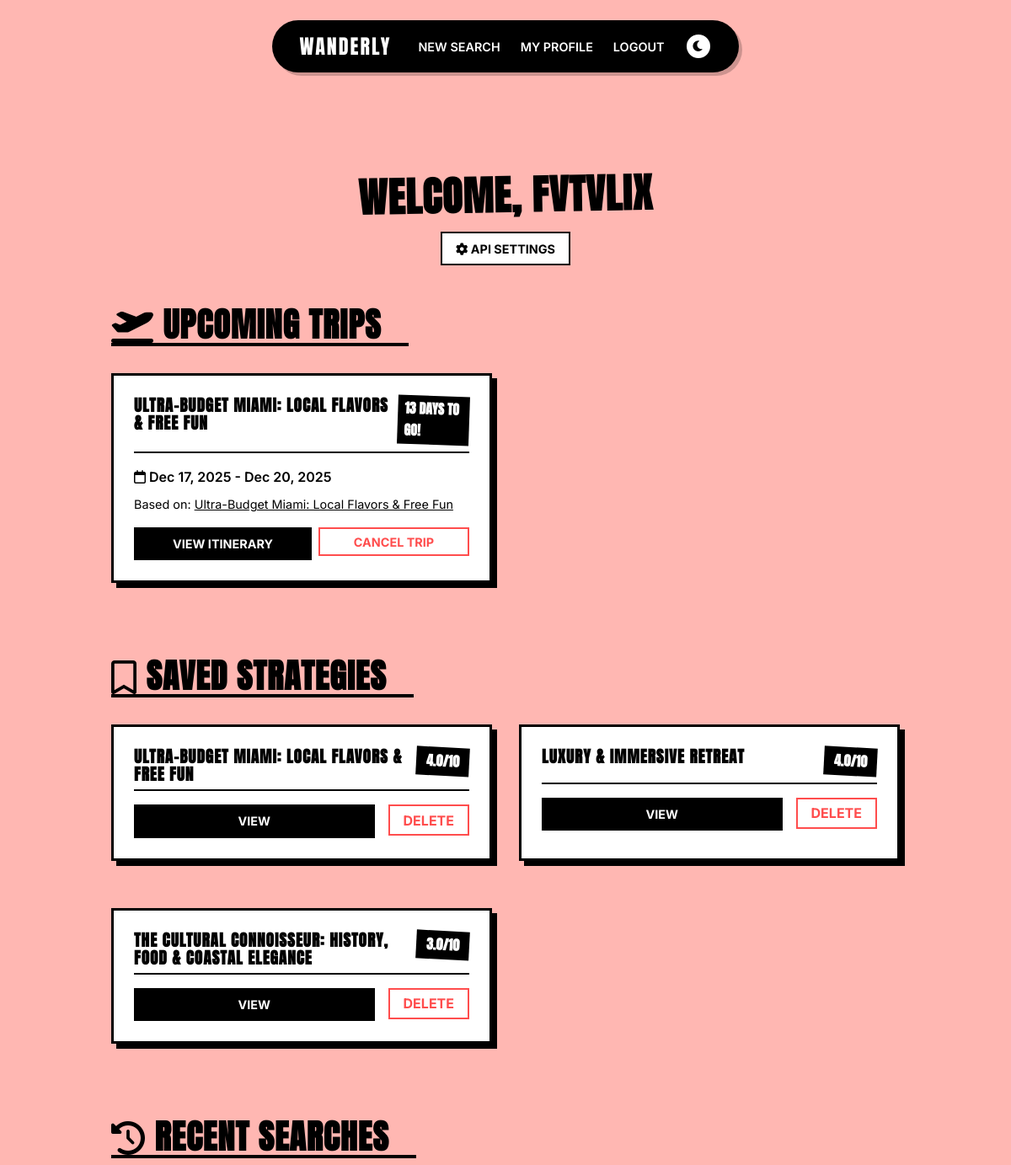
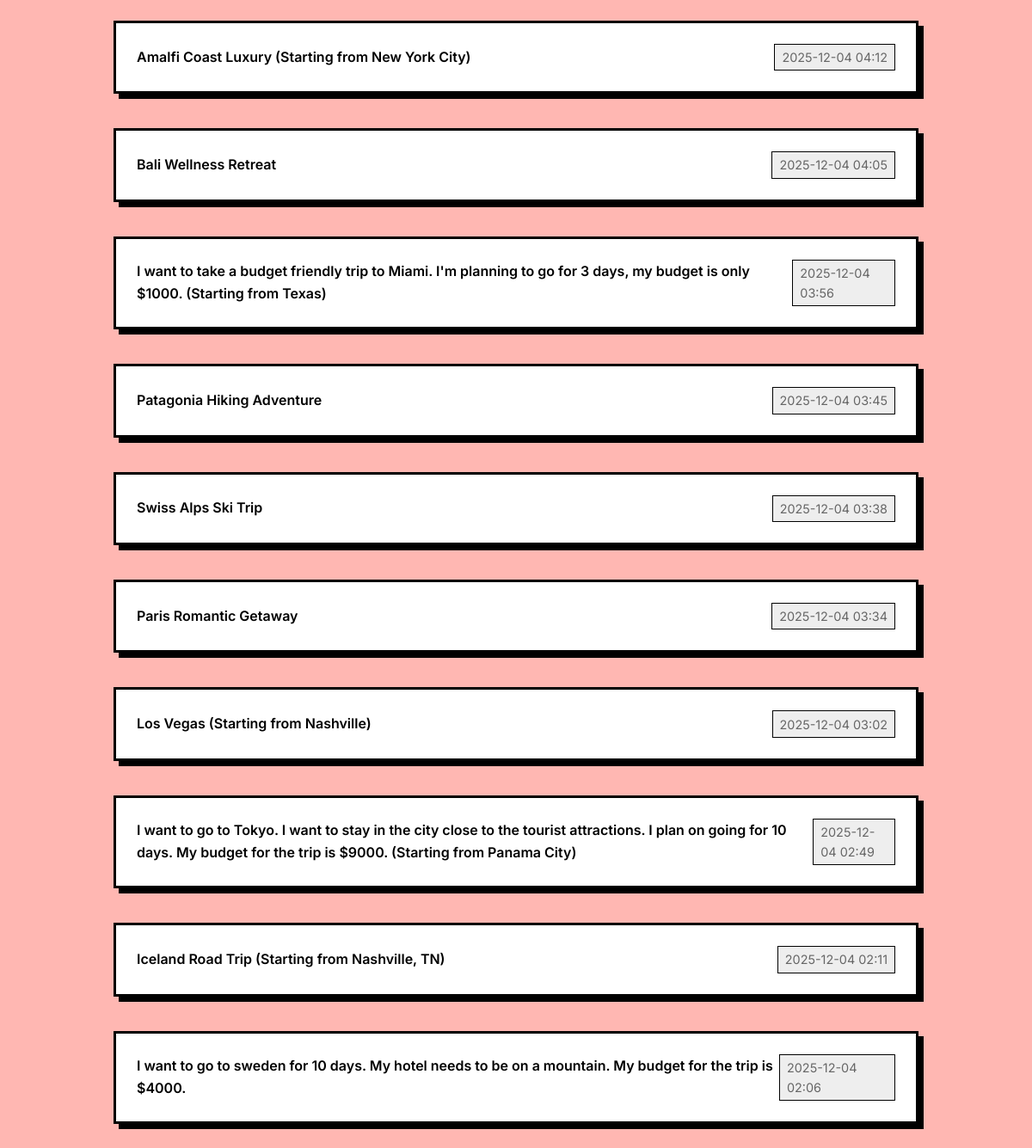
The app's page /profile (signed in) with its own data (2 pictures, top to bottom).
### app.py (models this page shows)
class User(UserMixin, db.Model):
    id = db.Column(db.Integer, primary_key=True)
    username = db.Column(db.String(150), unique=True, nullable=False)
    email = db.Column(db.String(150), unique=True, nullable=False)
    password = db.Column(db.String(150), nullable=False)
    openai_key = db.Column(db.String(200), nullable=True)
    anthropic_key = db.Column(db.String(200), nullable=True)
    gemini_key = db.Column(db.String(200), nullable=True)
    searches = db.relationship('SearchHistory', backref='author', lazy=True)
    saved_strategies = db.relationship('SavedStrategy', backref='author', lazy=True)
    trips = db.relationship('Trip', backref='author', lazy=True)

class Trip(db.Model):
    id = db.Column(db.Integer, primary_key=True)
    destination = db.Column(db.String(100), nullable=False)
    start_date = db.Column(db.DateTime, nullable=False)
    end_date = db.Column(db.DateTime, nullable=False)
    user_id = db.Column(db.Integer, db.ForeignKey('user.id'), nullable=False)
    strategy_id = db.Column(db.Integer, db.ForeignKey('saved_strategy.id'), nullable=True)

class SavedStrategy(db.Model):
    id = db.Column(db.Integer, primary_key=True)
    title = db.Column(db.String(200), nullable=False)
    content = db.Column(db.Text, nullable=False) # Stores JSON string of the full strategy details
    critique = db.Column(db.Text, nullable=True)
    score = db.Column(db.Float, nullable=True)
    user_id = db.Column(db.Integer, db.ForeignKey('user.id'), nullable=False)
    trips = db.relationship('Trip', backref='strategy', lazy=True)

class SearchHistory(db.Model):
    id = db.Column(db.Integer, primary_key=True)
    search_query = db.Column(db.Text, nullable=False)
    results = db.Column(db.Text, nullable=True) # Stores JSON string of search results
    timestamp = db.Column(db.DateTime, default=datetime.utcnow)
    user_id = db.Column(db.Integer, db.ForeignKey('user.id'), nullable=False)

### app.py (the view)
@app.route('/profile')
@login_required
def profile():
    history = SearchHistory.query.filter_by(user_id=current_user.id).order_by(SearchHistory.timestamp.desc()).limit(10).all()
    saved_raw = SavedStrategy.query.filter_by(user_id=current_user.id).all()
    trips = Trip.query.filter_by(user_id=current_user.id).order_by(Trip.start_date.asc()).all()
    trips = Trip.query.filter_by(user_id=current_user.id).order_by(Trip.start_date.asc()).all()
    trips = Trip.query.filter_by(user_id=current_user.id).order_by(Trip.start_date.asc()).all()
    return render_template('profile.html', trips=trips, saved_strategies=saved_raw, search_history=history)

### app.py (called while the page is built)
@login_manager.user_loader
def load_user(user_id):
    return db.session.get(User, int(user_id))

### templates/profile.html (shortened to what this page needs)
<!DOCTYPE html>
<html lang="en">
<head>
    <link rel="stylesheet" href="{{ url_for('static', filename='style.css') }}">
    <link rel="stylesheet" href="https://cdnjs.cloudflare.com/ajax/libs/font-awesome/6.0.0/css/all.min.css">
</head>
<body>
    <nav class="top-nav">
        <div class="nav-container">
            <a href="{{ url_for('index') }}" class="nav-logo">WANDERLY</a>
            <div class="nav-links">
                <a href="{{ url_for('index') }}">New Search</a>
                <a href="{{ url_for('profile') }}">My Profile</a>
                <a href="{{ url_for('logout') }}">Logout</a>
                <button id="darkModeToggle" class="btn-secondary-sm"
                    style="border-radius: 50%; width: 32px; height: 32px; padding: 0; display: flex; align-items: center; justify-content: center;">
                    <i class="fa-solid fa-moon"></i>
                </button>
            </div>
        </div>
    </nav>
    <div class="container profile-container">
        <header class="profile-header" style="margin-bottom: 3rem; text-align: center;">
            <h1 class="serif-italic" style="font-size: 3rem; transform: rotate(-1deg);">Welcome, {{
                current_user.username }}</h1>
            <div style="margin-top: 1rem;">
                <a href="{{ url_for('settings') }}" class="btn-secondary-sm" style="color: #000; border-color: #000;">
                    <i class="fa-solid fa-gear"></i> API Settings
                </a>
            </div>
        </header>
        <section class="profile-section" style="margin-bottom: 4rem;">
            <div class="section-header"
                style="margin-bottom: 2rem; border-bottom: 4px solid #000; display: inline-block; padding-right: 2rem;">
                <h2><i class="fa-solid fa-plane-departure"></i> Upcoming Trips</h2>
            </div>
            {% if trips %}
            <div class="trips-grid">
                {% for trip in trips %}
                <div class="trip-card">
                    <div class="card-header">
                        <h3 style="font-size: 1.2rem;">{{ trip.destination }}</h3>
                        <div class="countdown" data-date="{{ trip.start_date.strftime('%Y-%m-%d') }}"
                            style="background: #000; color: #FFF; padding: 0.2rem 0.5rem; font-weight: 700; transform: rotate(2deg);">
                        </div>
                    </div>
                    <p style="font-weight: 600; margin-bottom: 0.5rem;">
                        <i class="fa-regular fa-calendar"></i> {{ trip.start_date.strftime('%b %d, %Y') }} - {{
                        trip.end_date.strftime('%b %d, %Y') }}
                    </p>
                    {% if trip.strategy %}
                    <p style="font-size: 0.9rem; margin-bottom: 1rem;">Based on: <a
                            href="{{ url_for('strategy_details', id=trip.strategy.id) }}"
                            style="text-decoration: underline;">{{ trip.strategy.title }}</a></p>
                    {% endif %}
                    <div style="margin-top: 1rem; display: flex; gap: 0.5rem;">
                        {% if trip.strategy %}
                        <a href="{{ url_for('strategy_details', id=trip.strategy.id) }}" class="btn-primary-sm"
                            style="flex: 1; text-align: center; display: block;">View Itinerary</a>
                        {% endif %}
                        <form action="{{ url_for('delete_trip', id=trip.id) }}" method="POST" style="flex: 1;"
                            onsubmit="return confirm('Are you sure you want to cancel this trip?');">
                            <button type="submit" class="btn-secondary-sm"
                                style="width: 100%; color: #ff4d4d; border-color: #ff4d4d; cursor: pointer;">Cancel
                                Trip</button>
                        </form>
                    </div>
                </div>
                {% endfor %}
            </div>
            {% else %}
            <p class="empty-state"
                style="background: #FFF; padding: 2rem; border: 2px dashed #000; text-align: center; font-weight: 600;">
                No upcoming trips scheduled.
            </p>
            {% endif %}
        </section>
        <section class="profile-section" style="margin-bottom: 4rem;">
            <div class="section-header"
                style="margin-bottom: 2rem; border-bottom: 4px solid #000; display: inline-block; padding-right: 2rem;">
                <h2><i class="fa-regular fa-bookmark"></i> Saved Strategies</h2>
            </div>
            {% if saved_strategies %}
            <div class="strategies-grid">
                {% for item in saved_strategies %}
                <div class="saved-strategy-card">
                    <div class="card-header">
                        <h3 style="font-size: 1.2rem;">{{ item.title }}</h3>
                        <div class="score-badge">{{ item.score }}/10</div>
                    </div>
                    <div class="card-actions" style="display: flex; gap: 1rem;">
                        <a href="{{ url_for('strategy_details', id=item.id) }}" class="btn-primary-sm"
                            style="flex: 1; text-align: center;">View</a>
                        <form action="{{ url_for('delete_strategy', id=item.id) }}" method="POST"
                            style="display:inline;"
                            onsubmit="return confirm('Are you sure you want to delete this strategy?');">
                            <button type="submit" class="btn-secondary-sm"
                                style="color: #ff4d4d; border-color: #ff4d4d; cursor: pointer; background: none; font-family: inherit; font-size: inherit;">Delete</button>
                        </form>
                    </div>
                </div>
                {% endfor %}
            </div>
            {% else %}
            <p class="empty-state"
                style="background: #FFF; padding: 2rem; border: 2px dashed #000; text-align: center; font-weight: 600;">
                No saved strategies yet.</p>
            {% endif %}
        </section>
        <section class="profile-section">
            <div class="section-header"
                style="margin-bottom: 2rem; border-bottom: 4px solid #000; display: inline-block; padding-right: 2rem;">
                <h2><i class="fa-solid fa-clock-rotate-left"></i> Recent Searches</h2>
            </div>
            <div class="history-list" style="display: flex; flex-direction: column; gap: 1rem;">
                {% for item in search_history %}
                <div class="history-item" style="display: flex; justify-content: space-between; align-items: center;">
                    <span style="font-weight: 600;">{{ item.search_query }}</span>
                    <span
                        style="color: #666; font-size: 0.9rem; background: #eee; padding: 0.2rem 0.5rem; border: 1px solid #000;">{{
                        item.timestamp.strftime('%Y-%m-%d %H:%M') }}</span>
                </div>
                {% endfor %}
            </div>
        </section>
    </div>
</body>
</html>

### static/style.css (style rules this page uses)
:root { --bg-main: #FFB7B2; --text-main: #000000; --bg-card: #FFFFFF; --accent-1: #FFDAC1; --accent-2: #E2F0CB; --accent-3: #B5EAD7; --accent-4: #C7CEEA; --border-thick: 3px solid #000000; --border-thin: 2px solid #000000; --shadow-hard: 6px 6px 0px #000000; --shadow-hover: 2px 2px 0px #000000; --font-display: 'Anton', sans-serif; --font-body: 'Inter', sans-serif; }
* { box-sizing: border-box; margin: 0; padding: 0; }
body { background-color: var(--bg-main); color: var(--text-main); font-family: var(--font-body); line-height: 1.6; min-height: 100vh; overflow-x: hidden; }
h1, h2, h3, h4, h5, h6 { font-family: var(--font-display); text-transform: uppercase; letter-spacing: 1px; line-height: 1.1; }
h1 { font-size: 4rem; }
h2 { font-size: 2.5rem; }
h3 { font-size: 1.5rem; }
a { text-decoration: none; color: inherit; }
.top-nav { padding: 1.5rem 2rem; display: flex; justify-content: center; position: sticky; top: 0; z-index: 2000; pointer-events: none; }
.nav-container { background: #000; padding: 0.75rem 2rem; border-radius: 999px; display: flex; align-items: center; gap: 2rem; pointer-events: auto; box-shadow: 4px 4px 0px rgba(0, 0, 0, 0.2); }
.nav-logo { font-family: var(--font-display); font-size: 1.5rem; color: #FFF; letter-spacing: 2px; }
.nav-links { display: flex; gap: 1.5rem; align-items: center; }
.nav-links a { color: #FFF; font-weight: 600; font-size: 0.9rem; text-transform: uppercase; transition: color 0.2s; }
.container { max-width: 1200px; margin: 0 auto; padding: 2rem; }
.profile-container { max-width: 1000px; margin: 4rem auto; }
.btn-primary-sm { display: inline-block; background: #000; color: #FFF; padding: 0.5rem 1rem; font-family: var(--font-body); font-weight: 700; font-size: 0.9rem; border: none; cursor: pointer; text-transform: uppercase; }
.btn-secondary-sm { display: inline-block; background: #FFF; color: #000; padding: 0.4rem 1rem; font-family: var(--font-body); font-weight: 700; font-size: 0.9rem; border: 2px solid #000; cursor: pointer; text-transform: uppercase; transition: background 0.2s; }
.trip-card, .saved-strategy-card, .info-card, .map-card, .history-item { background: var(--bg-card); border: var(--border-thick); box-shadow: var(--shadow-hard); padding: 1.5rem; margin-bottom: 1.5rem; transition: transform 0.2s; position: relative; }
.card-header { display: flex; justify-content: space-between; align-items: flex-start; margin-bottom: 1rem; border-bottom: 2px solid #000; padding-bottom: 0.5rem; }
.score-badge { background: #000; color: #FFF; padding: 0.25rem 0.75rem; font-weight: 700; font-family: var(--font-display); transform: rotate(3deg); }
.trips-grid, .strategies-grid { display: grid; grid-template-columns: repeat(auto-fill, minmax(300px, 1fr)); gap: 2rem; }
.serif-italic { font-family: var(--font-display); font-style: normal; }

### records on screen
User: username "FVTVLIX"
Trip: destination "ULTRA-BUDGET MIAMI: LOCAL FLAVORS & FREE FUN", start_date "Dec 17, 2025", end_date "Dec 20, 2025", strategy "Ultra-Budget Miami: Local Flavors & Free Fun"
SavedStrategy: title "ULTRA-BUDGET MIAMI: LOCAL FLAVORS & FREE FUN", score "4.0"
SavedStrategy: title "LUXURY & IMMERSIVE RETREAT", score "4.0"
SavedStrategy: title "THE CULTURAL CONNOISSEUR: HISTORY, FOOD & COASTAL ELEGANCE", score "3.0"
SearchHistory: search_query "Amalfi Coast Luxury (Starting from New York City)", timestamp "2025-12-04 04:12"
SearchHistory: search_query "Bali Wellness Retreat", timestamp "2025-12-04 04:05"
SearchHistory: search_query "I want to take a budget friendly trip to Miami. I'm planning to go for 3 days, my budget is only $1000. (Starting from Texas)", timestamp "2025-12-04 03:56"
SearchHistory: search_query "Patagonia Hiking Adventure", timestamp "2025-12-04 03:45"
SearchHistory: search_query "Swiss Alps Ski Trip", timestamp "2025-12-04 03:38"
SearchHistory: search_query "Paris Romantic Getaway", timestamp "2025-12-04 03:34"
SearchHistory: search_query "Los Vegas (Starting from Nashville)", timestamp "2025-12-04 03:02"
SearchHistory: search_query "I want to go to Tokyo. I want to stay in the city close to the tourist attractions. I plan on going for 10 days. My budget for the trip is $9000. (Starting from Panama City)", timestamp "2025-12-04 02:49"
SearchHistory: search_query "Iceland Road Trip (Starting from Nashville, TN)", timestamp "2025-12-04 02:11"
SearchHistory: search_query "I want to go to sweden for 10 days. My hotel needs to be on a mountain. My budget for the trip is $4000.", timestamp "2025-12-04 02:06"
